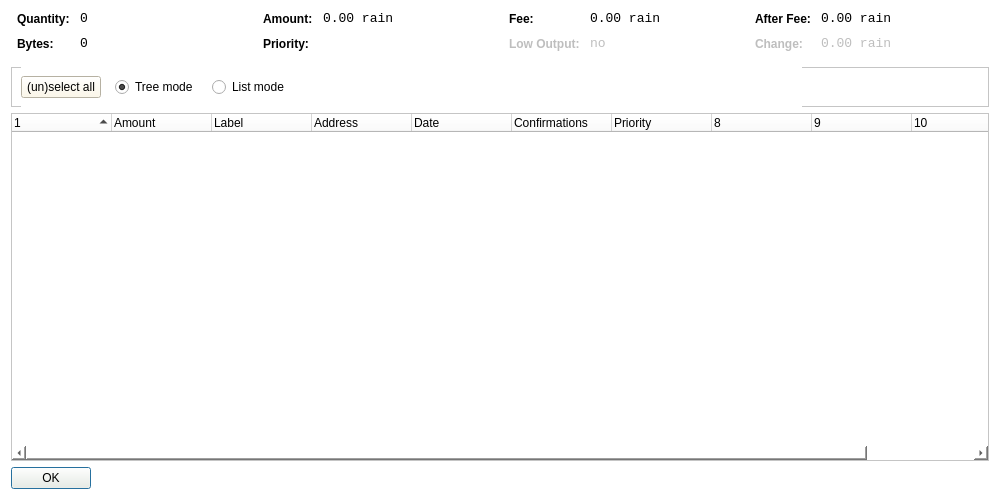
<?xml version="1.0" encoding="UTF-8"?>
<ui version="4.0">
 <class>CoinControlDialog</class>
 <widget class="QDialog" name="CoinControlDialog">
  <property name="geometry">
   <rect>
    <x>0</x>
    <y>0</y>
    <width>1000</width>
    <height>500</height>
   </rect>
  </property>
  <property name="windowTitle">
   <string>Coin Control</string>
  </property>
  <property name="styleSheet">
   <string notr="true">background-color: rgb(255, 255, 255);</string>
  </property>
  <layout class="QVBoxLayout" name="verticalLayout">
   <item>
    <layout class="QHBoxLayout" name="horizontalLayoutTop" stretch="0,0,0,0">
     <property name="topMargin">
      <number>0</number>
     </property>
     <property name="bottomMargin">
      <number>10</number>
     </property>
     <item>
      <layout class="QFormLayout" name="formLayoutCoinControl1">
       <property name="horizontalSpacing">
        <number>10</number>
       </property>
       <property name="verticalSpacing">
        <number>10</number>
       </property>
       <property name="leftMargin">
        <number>6</number>
       </property>
       <property name="rightMargin">
        <number>6</number>
       </property>
       <item row="0" column="0">
        <widget class="QLabel" name="labelCoinControlQuantityText">
         <property name="styleSheet">
          <string notr="true">font-weight:bold;</string>
         </property>
         <property name="text">
          <string>Quantity:</string>
         </property>
        </widget>
       </item>
       <item row="0" column="1">
        <widget class="QLabel" name="labelCoinControlQuantity">
         <property name="font">
          <font>
           <family>Monospace</family>
           <pointsize>10</pointsize>
          </font>
         </property>
         <property name="cursor">
          <cursorShape>IBeamCursor</cursorShape>
         </property>
         <property name="contextMenuPolicy">
          <enum>Qt::ActionsContextMenu</enum>
         </property>
         <property name="text">
          <string notr="true">0</string>
         </property>
         <property name="textInteractionFlags">
          <set>Qt::LinksAccessibleByMouse|Qt::TextSelectableByKeyboard|Qt::TextSelectableByMouse</set>
         </property>
        </widget>
       </item>
       <item row="1" column="0">
        <widget class="QLabel" name="labelCoinControlBytesText">
         <property name="styleSheet">
          <string notr="true">font-weight:bold;</string>
         </property>
         <property name="text">
          <string>Bytes:</string>
         </property>
        </widget>
       </item>
       <item row="1" column="1">
        <widget class="QLabel" name="labelCoinControlBytes">
         <property name="font">
          <font>
           <family>Monospace</family>
           <pointsize>10</pointsize>
          </font>
         </property>
         <property name="cursor">
          <cursorShape>IBeamCursor</cursorShape>
         </property>
         <property name="contextMenuPolicy">
          <enum>Qt::ActionsContextMenu</enum>
         </property>
         <property name="text">
          <string notr="true">0</string>
         </property>
         <property name="textInteractionFlags">
          <set>Qt::LinksAccessibleByMouse|Qt::TextSelectableByKeyboard|Qt::TextSelectableByMouse</set>
         </property>
        </widget>
       </item>
      </layout>
     </item>
     <item>
      <layout class="QFormLayout" name="formLayoutCoinControl2">
       <property name="horizontalSpacing">
        <number>10</number>
       </property>
       <property name="verticalSpacing">
        <number>10</number>
       </property>
       <property name="leftMargin">
        <number>6</number>
       </property>
       <property name="rightMargin">
        <number>6</number>
       </property>
       <item row="0" column="0">
        <widget class="QLabel" name="labelCoinControlAmountText">
         <property name="styleSheet">
          <string notr="true">font-weight:bold;</string>
         </property>
         <property name="text">
          <string>Amount:</string>
         </property>
        </widget>
       </item>
       <item row="0" column="1">
        <widget class="QLabel" name="labelCoinControlAmount">
         <property name="font">
          <font>
           <family>Monospace</family>
           <pointsize>10</pointsize>
          </font>
         </property>
         <property name="cursor">
          <cursorShape>IBeamCursor</cursorShape>
         </property>
         <property name="contextMenuPolicy">
          <enum>Qt::ActionsContextMenu</enum>
         </property>
         <property name="text">
          <string notr="true">0.00 rain</string>
         </property>
         <property name="textInteractionFlags">
          <set>Qt::LinksAccessibleByMouse|Qt::TextSelectableByKeyboard|Qt::TextSelectableByMouse</set>
         </property>
        </widget>
       </item>
       <item row="1" column="0">
        <widget class="QLabel" name="labelCoinControlPriorityText">
         <property name="styleSheet">
          <string notr="true">font-weight:bold;</string>
         </property>
         <property name="text">
          <string>Priority:</string>
         </property>
        </widget>
       </item>
       <item row="1" column="1">
        <widget class="QLabel" name="labelCoinControlPriority">
         <property name="font">
          <font>
           <family>Monospace</family>
           <pointsize>10</pointsize>
          </font>
         </property>
         <property name="cursor">
          <cursorShape>IBeamCursor</cursorShape>
         </property>
         <property name="contextMenuPolicy">
          <enum>Qt::ActionsContextMenu</enum>
         </property>
         <property name="text">
          <string/>
         </property>
         <property name="textInteractionFlags">
          <set>Qt::LinksAccessibleByMouse|Qt::TextSelectableByKeyboard|Qt::TextSelectableByMouse</set>
         </property>
        </widget>
       </item>
      </layout>
     </item>
     <item>
      <layout class="QFormLayout" name="formLayoutCoinControl3">
       <property name="horizontalSpacing">
        <number>10</number>
       </property>
       <property name="verticalSpacing">
        <number>10</number>
       </property>
       <property name="leftMargin">
        <number>6</number>
       </property>
       <property name="rightMargin">
        <number>6</number>
       </property>
       <item row="0" column="0">
        <widget class="QLabel" name="labelCoinControlFeeText">
         <property name="styleSheet">
          <string notr="true">font-weight:bold;</string>
         </property>
         <property name="text">
          <string>Fee:</string>
         </property>
        </widget>
       </item>
       <item row="0" column="1">
        <widget class="QLabel" name="labelCoinControlFee">
         <property name="font">
          <font>
           <family>Monospace</family>
           <pointsize>10</pointsize>
          </font>
         </property>
         <property name="cursor">
          <cursorShape>IBeamCursor</cursorShape>
         </property>
         <property name="contextMenuPolicy">
          <enum>Qt::ActionsContextMenu</enum>
         </property>
         <property name="text">
          <string notr="true">0.00 rain</string>
         </property>
         <property name="textInteractionFlags">
          <set>Qt::LinksAccessibleByMouse|Qt::TextSelectableByKeyboard|Qt::TextSelectableByMouse</set>
         </property>
        </widget>
       </item>
       <item row="1" column="0">
        <widget class="QLabel" name="labelCoinControlLowOutputText">
         <property name="enabled">
          <bool>false</bool>
         </property>
         <property name="styleSheet">
          <string notr="true">font-weight:bold;</string>
         </property>
         <property name="text">
          <string>Low Output:</string>
         </property>
        </widget>
       </item>
       <item row="1" column="1">
        <widget class="QLabel" name="labelCoinControlLowOutput">
         <property name="enabled">
          <bool>false</bool>
         </property>
         <property name="font">
          <font>
           <family>Monospace</family>
           <pointsize>10</pointsize>
          </font>
         </property>
         <property name="cursor">
          <cursorShape>IBeamCursor</cursorShape>
         </property>
         <property name="contextMenuPolicy">
          <enum>Qt::ActionsContextMenu</enum>
         </property>
         <property name="text">
          <string notr="true">no</string>
         </property>
         <property name="textInteractionFlags">
          <set>Qt::LinksAccessibleByMouse|Qt::TextSelectableByKeyboard|Qt::TextSelectableByMouse</set>
         </property>
        </widget>
       </item>
      </layout>
     </item>
     <item>
      <layout class="QFormLayout" name="formLayoutCoinControl4">
       <property name="horizontalSpacing">
        <number>10</number>
       </property>
       <property name="verticalSpacing">
        <number>10</number>
       </property>
       <property name="leftMargin">
        <number>6</number>
       </property>
       <property name="rightMargin">
        <number>6</number>
       </property>
       <item row="0" column="0">
        <widget class="QLabel" name="labelCoinControlAfterFeeText">
         <property name="styleSheet">
          <string notr="true">font-weight:bold;</string>
         </property>
         <property name="text">
          <string>After Fee:</string>
         </property>
        </widget>
       </item>
       <item row="0" column="1">
        <widget class="QLabel" name="labelCoinControlAfterFee">
         <property name="font">
          <font>
           <family>Monospace</family>
           <pointsize>10</pointsize>
          </font>
         </property>
         <property name="cursor">
          <cursorShape>IBeamCursor</cursorShape>
         </property>
         <property name="contextMenuPolicy">
          <enum>Qt::ActionsContextMenu</enum>
         </property>
         <property name="text">
          <string notr="true">0.00 rain</string>
         </property>
         <property name="textInteractionFlags">
          <set>Qt::LinksAccessibleByMouse|Qt::TextSelectableByKeyboard|Qt::TextSelectableByMouse</set>
         </property>
        </widget>
       </item>
       <item row="1" column="0">
        <widget class="QLabel" name="labelCoinControlChangeText">
         <property name="enabled">
          <bool>false</bool>
         </property>
         <property name="styleSheet">
          <string notr="true">font-weight:bold;</string>
         </property>
         <property name="text">
          <string>Change:</string>
         </property>
        </widget>
       </item>
       <item row="1" column="1">
        <widget class="QLabel" name="labelCoinControlChange">
         <property name="enabled">
          <bool>false</bool>
         </property>
         <property name="font">
          <font>
           <family>Monospace</family>
           <pointsize>10</pointsize>
          </font>
         </property>
         <property name="cursor">
          <cursorShape>IBeamCursor</cursorShape>
         </property>
         <property name="contextMenuPolicy">
          <enum>Qt::ActionsContextMenu</enum>
         </property>
         <property name="text">
          <string notr="true">0.00 rain</string>
         </property>
         <property name="textInteractionFlags">
          <set>Qt::LinksAccessibleByMouse|Qt::TextSelectableByKeyboard|Qt::TextSelectableByMouse</set>
         </property>
        </widget>
       </item>
      </layout>
     </item>
    </layout>
   </item>
   <item>
    <widget class="QFrame" name="frame">
     <property name="minimumSize">
      <size>
       <width>0</width>
       <height>40</height>
      </size>
     </property>
     <property name="styleSheet">
      <string notr="true">background-color: rgb(255, 255, 255);</string>
     </property>
     <property name="frameShape">
      <enum>QFrame::StyledPanel</enum>
     </property>
     <property name="frameShadow">
      <enum>QFrame::Sunken</enum>
     </property>
     <widget class="QWidget" name="horizontalLayoutWidget">
      <property name="geometry">
       <rect>
        <x>10</x>
        <y>0</y>
        <width>781</width>
        <height>41</height>
       </rect>
      </property>
      <layout class="QHBoxLayout" name="horizontalLayoutPanel" stretch="0,0,0,0">
       <property name="spacing">
        <number>14</number>
       </property>
       <item>
        <widget class="QPushButton" name="pushButtonSelectAll">
         <property name="sizePolicy">
          <sizepolicy hsizetype="Maximum" vsizetype="Fixed">
           <horstretch>0</horstretch>
           <verstretch>0</verstretch>
          </sizepolicy>
         </property>
         <property name="styleSheet">
          <string notr="true">background-color: rgb(255, 248, 227);</string>
         </property>
         <property name="text">
          <string>(un)select all</string>
         </property>
        </widget>
       </item>
       <item>
        <widget class="QRadioButton" name="radioTreeMode">
         <property name="sizePolicy">
          <sizepolicy hsizetype="Maximum" vsizetype="Fixed">
           <horstretch>0</horstretch>
           <verstretch>0</verstretch>
          </sizepolicy>
         </property>
         <property name="text">
          <string>Tree mode</string>
         </property>
         <property name="checked">
          <bool>true</bool>
         </property>
        </widget>
       </item>
       <item>
        <widget class="QRadioButton" name="radioListMode">
         <property name="sizePolicy">
          <sizepolicy hsizetype="Maximum" vsizetype="Fixed">
           <horstretch>0</horstretch>
           <verstretch>0</verstretch>
          </sizepolicy>
         </property>
         <property name="text">
          <string>List mode</string>
         </property>
        </widget>
       </item>
       <item>
        <spacer name="horizontalSpacer">
         <property name="orientation">
          <enum>Qt::Horizontal</enum>
         </property>
         <property name="sizeHint" stdset="0">
          <size>
           <width>40</width>
           <height>20</height>
          </size>
         </property>
        </spacer>
       </item>
      </layout>
     </widget>
    </widget>
   </item>
   <item>
    <widget class="CoinControlTreeWidget" name="treeWidget">
     <property name="contextMenuPolicy">
      <enum>Qt::CustomContextMenu</enum>
     </property>
     <property name="styleSheet">
      <string notr="true">background-color: rgb(255, 255, 255);</string>
     </property>
     <property name="sortingEnabled">
      <bool>false</bool>
     </property>
     <property name="columnCount">
      <number>11</number>
     </property>
     <attribute name="headerShowSortIndicator" stdset="0">
      <bool>true</bool>
     </attribute>
     <attribute name="headerStretchLastSection">
      <bool>false</bool>
     </attribute>
     <column>
      <property name="text">
       <string/>
      </property>
     </column>
     <column>
      <property name="text">
       <string>Amount</string>
      </property>
     </column>
     <column>
      <property name="text">
       <string>Label</string>
      </property>
     </column>
     <column>
      <property name="text">
       <string>Address</string>
      </property>
     </column>
     <column>
      <property name="text">
       <string>Date</string>
      </property>
     </column>
     <column>
      <property name="text">
       <string>Confirmations</string>
      </property>
      <property name="toolTip">
       <string>Confirmed</string>
      </property>
     </column>
     <column>
      <property name="text">
       <string>Priority</string>
      </property>
     </column>
     <column>
      <property name="text">
       <string/>
      </property>
     </column>
     <column>
      <property name="text">
       <string/>
      </property>
     </column>
     <column>
      <property name="text">
       <string/>
      </property>
     </column>
     <column>
      <property name="text">
       <string/>
      </property>
     </column>
    </widget>
   </item>
   <item>
    <widget class="QDialogButtonBox" name="buttonBox">
     <property name="sizePolicy">
      <sizepolicy hsizetype="Maximum" vsizetype="Fixed">
       <horstretch>0</horstretch>
       <verstretch>0</verstretch>
      </sizepolicy>
     </property>
     <property name="styleSheet">
      <string notr="true">background-color: rgb(255, 248, 227);</string>
     </property>
     <property name="orientation">
      <enum>Qt::Horizontal</enum>
     </property>
     <property name="standardButtons">
      <set>QDialogButtonBox::Ok</set>
     </property>
    </widget>
   </item>
  </layout>
 </widget>
 <customwidgets>
  <customwidget>
   <class>CoinControlTreeWidget</class>
   <extends>QTreeWidget</extends>
   <header>coincontroltreewidget.h</header>
  </customwidget>
 </customwidgets>
 <resources/>
 <connections/>
</ui>
